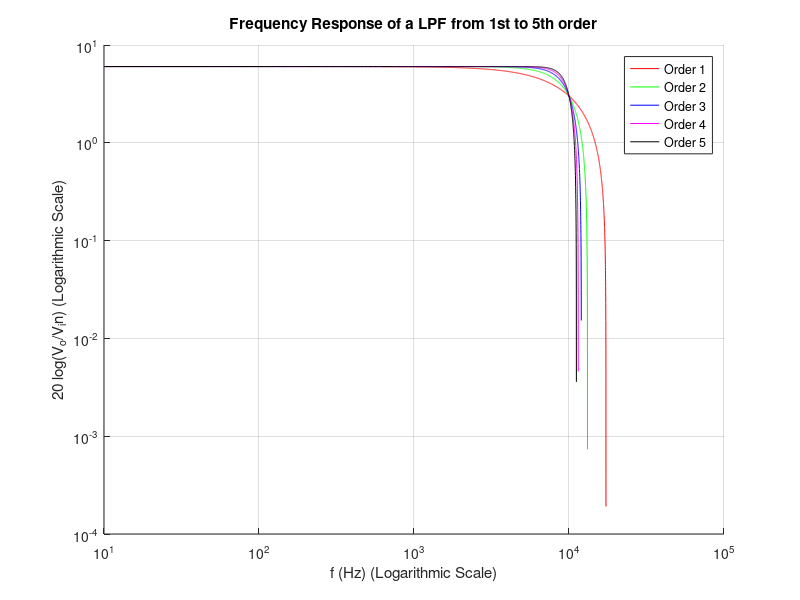

The MATLAB script that drew this image:
% Constants
R_F = 15915; % R1  = R_F = 15.915 kΩ
R_1 = 15915; % R1  = R_F = 15.915 kΩ
f = [0:10:100000];
order = [1:1:5];
f_c = 10000; % cut off frequency
A_F = 1 + (R_F / R_1);
colors = ['r', 'g', 'b', 'm', 'k'];

hold on;
grid on;

% Low Pass Filter
xlabel('f (Hz) (Logarithmic Scale)')
ylabel('20 log(V_o/V_in) (Logarithmic Scale)')
title('Frequency Response of a LPF from 1st to 5th order');

for i = 1:5
    V_out_by_V_in_LPF = A_F ./ sqrt(1 + ((f ./ f_c) .^ (2 * i)));
    y_axis_LPF = 20 * log10(V_out_by_V_in_LPF);
    loglog(f, y_axis_LPF, colors(i));
end

legend('Order 1', 'Order 2', 'Order 3', 'Order 4', 'Order 5');
hold off;
